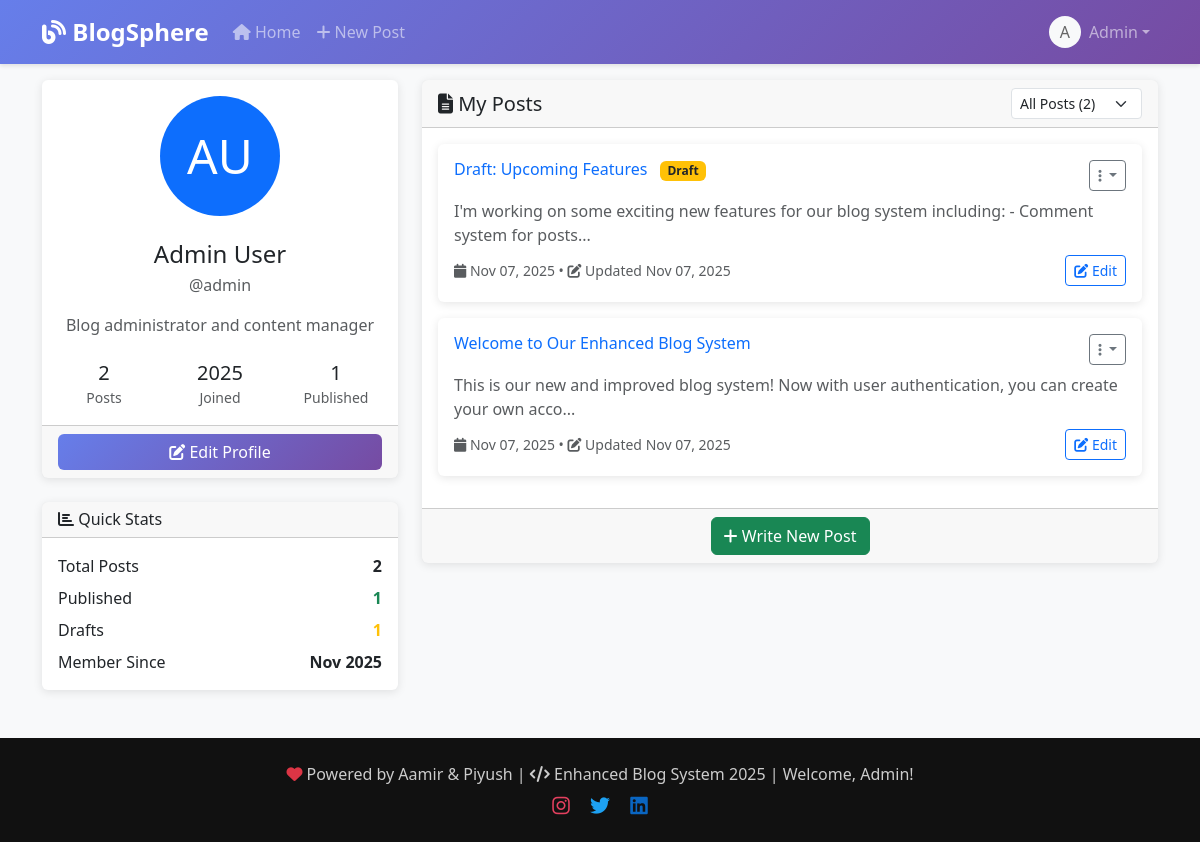
The app's page /profile (signed in) with its own data.
### app.py (models this page shows, shortened)
class User(UserMixin, db.Model):
    id = db.Column(db.Integer, primary_key=True)
    username = db.Column(db.String(80), unique=True, nullable=False)
    email = db.Column(db.String(120), unique=True, nullable=False)
    password_hash = db.Column(db.String(120), nullable=False)
    first_name = db.Column(db.String(50), nullable=False)
    last_name = db.Column(db.String(50), nullable=False)
    bio = db.Column(db.Text)
    created_at = db.Column(db.DateTime, default=datetime.utcnow)
    is_active = db.Column(db.Boolean, default=True)
    posts = db.relationship('Post', backref='author', lazy=True, cascade='all, delete-orphan')
    is_admin = db.Column(db.Boolean, nullable=False, default=False)
    def get_full_name(self):
        return f"{self.first_name} {self.last_name}"

class Post(db.Model):
    id = db.Column(db.Integer, primary_key=True)
    title = db.Column(db.String(200), nullable=False)
    content = db.Column(db.Text, nullable=False)
    created_at = db.Column(db.DateTime, default=datetime.utcnow)
    updated_at = db.Column(db.DateTime, default=datetime.utcnow, onupdate=datetime.utcnow)
    user_id = db.Column(db.Integer, db.ForeignKey('user.id'), nullable=False)
    is_published = db.Column(db.Boolean, default=True)

### app.py (the view)
@app.route('/profile')
@login_required
def profile():
    user_posts = Post.query.filter_by(user_id=current_user.id).order_by(Post.created_at.desc()).all()
    return render_template('profile.html', user_posts=user_posts)

### app.py (called while the page is built)
@login_manager.user_loader
def load_user(user_id):
    return User.query.get(int(user_id))

### templates/profile.html (shortened to what this page needs)
{% extends "base.html" %}
{% block content %}
<div class="container">
    <div class="row">
        <div class="col-lg-4">
            <div class="card">
                <div class="card-body text-center">
                    <div class="mb-4">
                        <div class="bg-primary rounded-circle d-inline-flex align-items-center justify-content-center"
                            style="width: 120px; height: 120px; font-size: 3rem; color: white;">
                            {{ current_user.first_name[0].upper() }}{{ current_user.last_name[0].upper() }}
                        </div>
                    </div>
                    <h4 class="mb-1">{{ current_user.get_full_name() }}</h4>
                    <p class="text-muted mb-3">@{{ current_user.username }}</p>
                    {% if current_user.bio %}
                    <p class="text-muted">{{ current_user.bio }}</p>
                    {% else %}
                    <p class="text-muted fst-italic">No bio added yet</p>
                    {% endif %}
                    <div class="row text-center mt-4">
                        <div class="col-4">
                            <h5 class="mb-0">{{ user_posts|length }}</h5>
                            <small class="text-muted">Posts</small>
                        </div>
                        <div class="col-4">
                            <h5 class="mb-0">{{ current_user.created_at.strftime('%Y') }}</h5>
                            <small class="text-muted">Joined</small>
                        </div>
                        <div class="col-4">
                            <h5 class="mb-0">{{ user_posts|selectattr('is_published')|list|length }}</h5>
                            <small class="text-muted">Published</small>
                        </div>
                    </div>
                </div>
                <div class="card-footer">
                    <button class="btn btn-primary w-100" onclick="toggleEditMode()">
                        <i class="fas fa-edit"></i> Edit Profile
                    </button>
                </div>
            </div>
            <div class="card mt-4">
                <div class="card-header">
                    <h6 class="mb-0">
                        <i class="fas fa-chart-bar"></i> Quick Stats
                    </h6>
                </div>
                <div class="card-body">
                    <div class="d-flex justify-content-between mb-2">
                        <span>Total Posts</span>
                        <strong>{{ user_posts|length }}</strong>
                    </div>
                    <div class="d-flex justify-content-between mb-2">
                        <span>Published</span>
                        <strong class="text-success">{{ user_posts|selectattr('is_published')|list|length }}</strong>
                    </div>
                    <div class="d-flex justify-content-between mb-2">
                        <span>Drafts</span>
                        <strong class="text-warning">{{ user_posts|rejectattr('is_published')|list|length }}</strong>
                    </div>
                    <div class="d-flex justify-content-between">
                        <span>Member Since</span>
                        <strong>{{ current_user.created_at.strftime('%b %Y') }}</strong>
                    </div>
                </div>
            </div>
        </div>
        <div class="col-lg-8">
            <div class="card" id="postsCard">
                <div class="card-header d-flex justify-content-between align-items-center">
                    <h5 class="mb-0">
                        <i class="fas fa-file-alt"></i> My Posts
                    </h5>
                    <div>
                        <select class="form-select form-select-sm" id="postFilter" onchange="filterPosts()">
                            <option value="all">All Posts ({{ user_posts|length }})</option>
                        </select>
                    </div>
                </div>
                <div class="card-body">
                    {% if user_posts %}
                    <div class="row">
                        {% for post in user_posts %}
                        <div class="col-12 post-item"
                            data-status="{{ 'published' if post.is_published else 'drafts' }}">
                            <div class="card mb-3 {{ 'border-warning' if not post.is_published else '' }}">
                                <div class="card-body">
                                    <div class="d-flex justify-content-between align-items-start mb-2">
                                        <h6 class="card-title mb-0">
                                            <a href="{{ url_for('view_post', post_id=post.id) }}"
                                                class="text-decoration-none">
                                                {{ post.title }}
                                            </a>
                                            {% if not post.is_published %}
                                            <span class="badge bg-warning text-dark ms-2">Draft</span>
                                            {% endif %}
                                        </h6>
                                        <div class="dropdown">
                                            <button class="btn btn-sm btn-outline-secondary dropdown-toggle"
                                                type="button" data-bs-toggle="dropdown">
                                                <i class="fas fa-ellipsis-v"></i>
                                            </button>
                                        </div>
                                    </div>
                                    <p class="card-text text-muted mb-2">
                                        {{ post.content[:100] }}{% if post.content|length > 100 %}...{% endif %}
                                    </p>
                                    <div class="d-flex justify-content-between align-items-center">
                                        <small class="text-muted">
                                            <i class="fas fa-calendar"></i> {{ post.created_at.strftime('%b %d, %Y') }}
                                            {% if post.updated_at != post.created_at %}
                                            • <i class="fas fa-edit"></i> Updated {{ post.updated_at.strftime('%b %d,
                                            %Y') }}
                                            {% endif %}
                                        </small>
                                        <div>
                                            <a href="{{ url_for('edit_post', post_id=post.id) }}"
                                                class="btn btn-sm btn-outline-primary">
                                                <i class="fas fa-edit"></i> Edit
                                            </a>
                                        </div>
                                    </div>
                                </div>
                            </div>
                        </div>
                        {% endfor %}
                    </div>
                    {% endif %}
                </div>
                {% if user_posts %}
                <div class="card-footer text-center">
                    <a href="{{ url_for('create_post') }}" class="btn btn-success">
                        <i class="fas fa-plus"></i> Write New Post
                    </a>
                </div>
                {% endif %}
            </div>
        </div>
    </div>
</div>
{% endblock %}

### templates/base.html (shortened to what this page needs)
<!DOCTYPE html>
<html lang="en">
<head>
    <link href="https://cdnjs.cloudflare.com/ajax/libs/bootstrap/5.3.0/css/bootstrap.min.css" rel="stylesheet">
    <link href="https://cdnjs.cloudflare.com/ajax/libs/font-awesome/6.4.0/css/all.min.css" rel="stylesheet">
</head>
<body>
    <nav class="navbar navbar-expand-lg navbar-dark">
        <div class="container">
            <a class="navbar-brand" href="{{ url_for('index') }}">
                <i class="fas fa-blog"></i> BlogSphere
            </a>
            <div class="collapse navbar-collapse" id="navbarNav">
                <ul class="navbar-nav me-auto">
                    <li class="nav-item">
                        <a class="nav-link" href="{{ url_for('index') }}">
                            <i class="fas fa-home"></i> Home
                        </a>
                    </li>
                    {% if current_user.is_authenticated %}
                    <li class="nav-item">
                        <a class="nav-link" href="{{ url_for('create_post') }}">
                            <i class="fas fa-plus"></i> New Post
                        </a>
                    </li>
                    {% endif %}
                </ul>
                <ul class="navbar-nav">
                    {% if current_user.is_authenticated %}
                    <li class="nav-item dropdown">
                        <a class="nav-link dropdown-toggle d-flex align-items-center" href="#" id="navbarDropdown"
                            role="button" data-bs-toggle="dropdown">
                            <div class="bg-light rounded-circle d-flex align-items-center justify-content-center me-2"
                                style="width: 32px; height: 32px; color: #666;">
                                {{ current_user.first_name[0].upper() }}
                            </div>
                            {{ current_user.first_name }}
                        </a>
                    </li>
                    {% endif %}
                </ul>
            </div>
        </div>
    </nav>
    <main class="fade-in">
        {% block content %}{% endblock %}
    </main>
    <footer class="footer mt-5 py-4" style="background-color: #111; color: #ccc; text-align: center;">
    <div class="container text-center">
        <p class="mb-0">
            <i class="fas fa-heart text-danger"></i>
            Powered by Aamir & Piyush |
            <i class="fas fa-code"></i>
            Enhanced Blog System 2025
            {% if current_user.is_authenticated %}
            | Welcome, {{ current_user.first_name }}!
            {% endif %}
        </p>
    </div>
    <div class="mt-2">
        <a href="https://www.instagram.com/aamir_._10/" target="_blank" class="mx-2" style="color: #E4405F; text-decoration: none;">
            <i class="fab fa-instagram fa-lg"></i>
        </a>
        <a href="https://x.com/AamirNeyazi" target="_blank" class="mx-2" style="color: #1DA1F2; text-decoration: none;">
            <i class="fab fa-twitter fa-lg"></i>
        </a>
        <a href="https://www.linkedin.com/in/aamirneyazi/" target="_blank" class="mx-2" style="color: #0A66C2; text-decoration: none;">
            <i class="fab fa-linkedin fa-lg"></i>
        </a>
    </div>
</footer>
</body>
</html>

### templates/base.html (style rules this page uses)
body { background-color: #f8f9fa; font-family: 'Segoe UI', Tahoma, Geneva, Verdana, sans-serif; }
.navbar { background: linear-gradient(135deg, #667eea 0%, #764ba2 100%); box-shadow: 0 2px 4px rgba(0, 0, 0, 0.1); }
.navbar-brand { font-weight: bold; font-size: 1.5rem; }
.card { border: none; box-shadow: 0 2px 10px rgba(0, 0, 0, 0.1); transition: transform 0.2s ease-in-out; }
.btn-primary { background: linear-gradient(135deg, #667eea 0%, #764ba2 100%); border: none; }
.footer { background-color: #343a40; color: white; margin-top: 50px; }
.fade-in { animation: fadeIn 0.5s ease-in; }

### records on screen
User: first_name "A", first_name "Admin", last_name "U", get_full_name "Admin User", username "admin", bio "Blog administrator and content manager", created_at "2025", created_at "Nov 2025"
Post: title "Draft: Upcoming Features", is_published "Draft", content "I'm working on some exciting new features for our blog system including: - Comment system for posts", created_at "Nov 07, 2025", updated_at "Nov 07, 2025"
Post: title "Welcome to Our Enhanced Blog System", content "This is our new and improved blog system! Now with user authentication, you can create your own acco", created_at "Nov 07, 2025", updated_at "Nov 07, 2025"

### other values on screen
{{ user_posts|length }} "2"
{{ user_posts|selectattr('is_published')|list|length }} "1"
{{ user_posts|rejectattr('is_published')|list|length }} "1"
